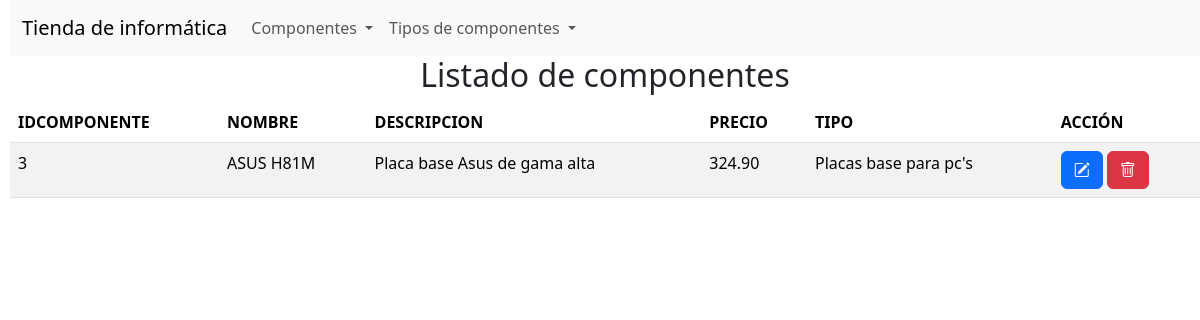
The app's page /listado_componentes.php?lstTipo=3 with its own data.
### tables this page shows
CREATE TABLE `componente` (
  `idcomponente` int(4) NOT NULL,
  `nombre` varchar(25) NOT NULL,
  `descripcion` varchar(200) NOT NULL,
  `precio` decimal(8,2) NOT NULL,
  `idtipo` int(3) NOT NULL
);

CREATE TABLE `tipo` (
  `idtipo` int(3) NOT NULL,
  `tipo` varchar(20) NOT NULL,
  `descripcion` varchar(150) NOT NULL
);

### listado_componentes.php (the view, shortened to what this page needs)
<?php
$conexion = obtenerConexion();
if (isset($_GET['lstTipo'])) {
    $idtipo = $_GET['lstTipo'];
    $sql = "SELECT c.*, p.descripcion AS tipodesc FROM componente c, tipo p
WHERE c.idtipo = p.idtipo AND p.idtipo = $idtipo ORDER BY idcomponente ASC;";
} else if (isset($_GET['txtPrecioMin']) && isset($_GET['txtPrecioMax']) ) {
    $precio_min = $_GET['txtPrecioMin'];
    $precio_max = $_GET['txtPrecioMax'];
    $sql = "SELECT c.*, p.descripcion AS tipodesc
    FROM componente c, tipo p
    WHERE c.idtipo = p.idtipo
    AND c.precio BETWEEN $precio_min AND $precio_max
    ORDER BY idcomponente ASC;";
} else {
    $sql = "SELECT c.*, p.descripcion AS tipodesc FROM componente c, tipo p
    WHERE c.idtipo = p.idtipo ORDER BY idcomponente ASC;";
}
$resultado = mysqli_query($conexion, $sql);
$mensaje = "<h2 class='text-center'>Listado de componentes</h2>";
$mensaje .= "<table class='table table-striped'>";
$mensaje .= "<thead><tr><th>IDCOMPONENTE</th><th>NOMBRE</th><th>DESCRIPCION</th><th>PRECIO</th><th>TIPO</th><th>ACCIÓN</th></tr></thead>";
$mensaje .= "<tbody>";
while ($fila = mysqli_fetch_assoc($resultado)) {
    $mensaje .= "<tr><td>" . $fila['idcomponente'] . "</td>";
    $mensaje .= "<td>" . $fila['nombre'] . "</td>";
    $mensaje .= "<td>" . $fila['descripcion'] . "</td>";
    $mensaje .= "<td>" . $fila['precio'] . "</td>";
    $mensaje .= "<td>" . $fila['tipodesc'] . "</td>";
    $mensaje .= "<td><form class='d-inline me-1' action='editar_componente.php' method='post'>";
    $mensaje .= "<input type='hidden' name='componente' value='" . htmlspecialchars(json_encode($fila),ENT_QUOTES) . "' />";
    $mensaje .= "<button name='Editar' class='btn btn-primary'><i class='bi bi-pencil-square'></i></button></form>";
    $mensaje .= "<form class='d-inline' action='proceso_borrar_componente.php' method='post'>";
    $mensaje .= "<input type='hidden' name='idcomponente' value='" . $fila['idcomponente']  . "' />";
    $mensaje .= "<button name='Borrar' class='btn btn-danger'><i class='bi bi-trash'></i></button></form>";
    $mensaje .= "</td></tr>";
}
$mensaje .= "</tbody></table>";
echo $mensaje;

### records on screen
componente: idcomponente "3", nombre "ASUS H81M", descripcion "Placa base Asus de gama alta", precio "324.90", idtipo.descripcion "Placas base para pc's"
